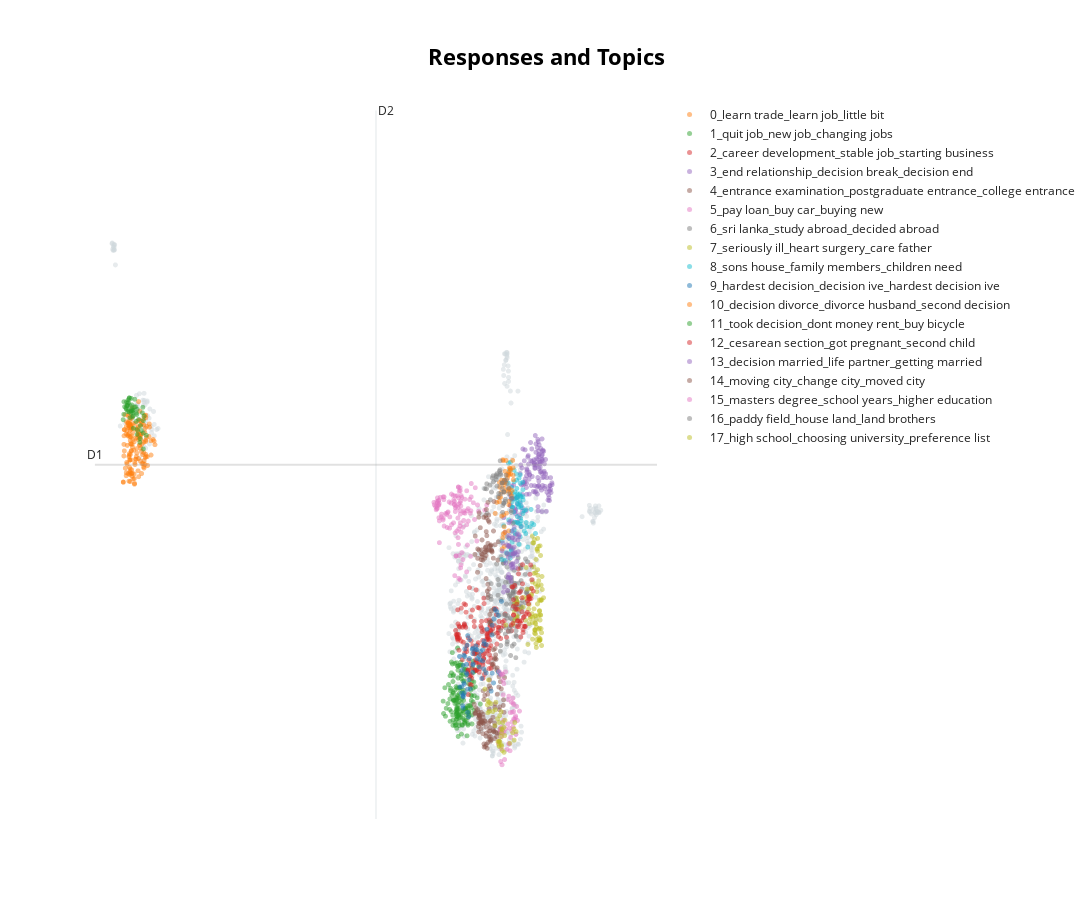

This figure's notebook cell:
### Code cell
# Option 1: Reset the indices to make them sequential
docs_reset = docs.reset_index(drop=True)

# Fit UMAP on embeddings
reduced_embeddings = umap_model.fit_transform(embeddings)

# Now visualize with reset docs
topic_model.visualize_documents(docs_reset, 
                               reduced_embeddings=reduced_embeddings,
                               title="<b>Responses and Topics</b>",
                               hide_annotations=True,
                               width=1800, height=900)
